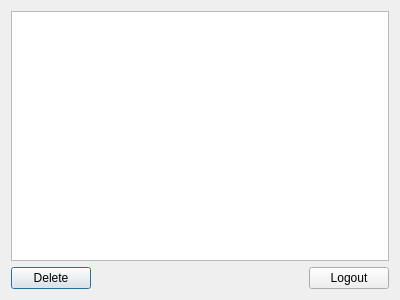
<?xml version="1.0" encoding="UTF-8"?>
<ui version="4.0">
 <class>Admin_dialog</class>
 <widget class="QDialog" name="Admin_dialog">
  <property name="geometry">
   <rect>
    <x>0</x>
    <y>0</y>
    <width>400</width>
    <height>300</height>
   </rect>
  </property>
  <property name="windowTitle">
   <string>Admin panel</string>
  </property>
  <property name="windowIcon">
   <iconset resource="../resources/clndr_res.qrc">
    <normaloff>:/calendar.ico</normaloff>:/calendar.ico</iconset>
  </property>
  <layout class="QGridLayout" name="gridLayout">
   <item row="0" column="0">
    <widget class="QListView" name="listView">
     <property name="font">
      <font>
       <family>Courier</family>
       <pointsize>12</pointsize>
      </font>
     </property>
     <property name="selectionMode">
      <enum>QAbstractItemView::SingleSelection</enum>
     </property>
    </widget>
   </item>
   <item row="1" column="0">
    <layout class="QHBoxLayout" name="horizontalLayout">
     <item>
      <widget class="QPushButton" name="deleteButton">
       <property name="text">
        <string>Delete</string>
       </property>
      </widget>
     </item>
     <item>
      <spacer name="horizontalSpacer">
       <property name="orientation">
        <enum>Qt::Horizontal</enum>
       </property>
       <property name="sizeHint" stdset="0">
        <size>
         <width>40</width>
         <height>20</height>
        </size>
       </property>
      </spacer>
     </item>
     <item>
      <widget class="QPushButton" name="logoutButton">
       <property name="text">
        <string>Logout</string>
       </property>
      </widget>
     </item>
    </layout>
   </item>
  </layout>
 </widget>
 <resources>
  <include location="../resources/clndr_res.qrc"/>
 </resources>
 <connections/>
</ui>
